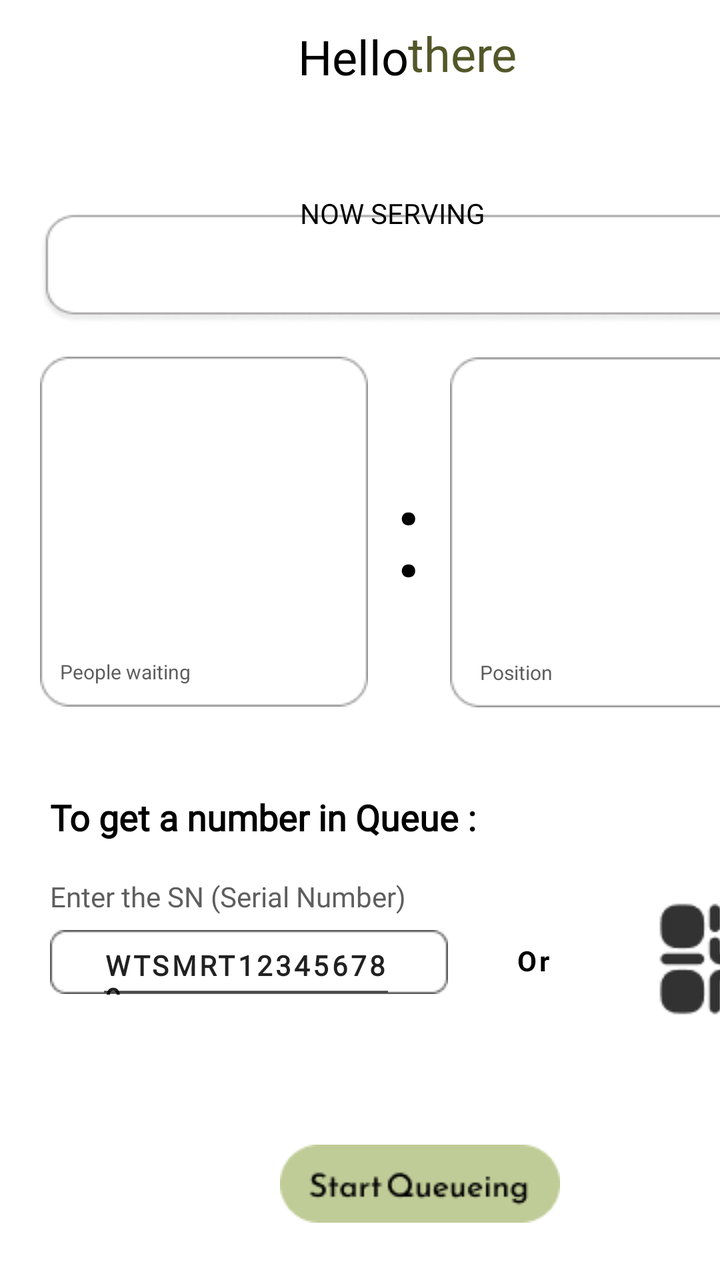
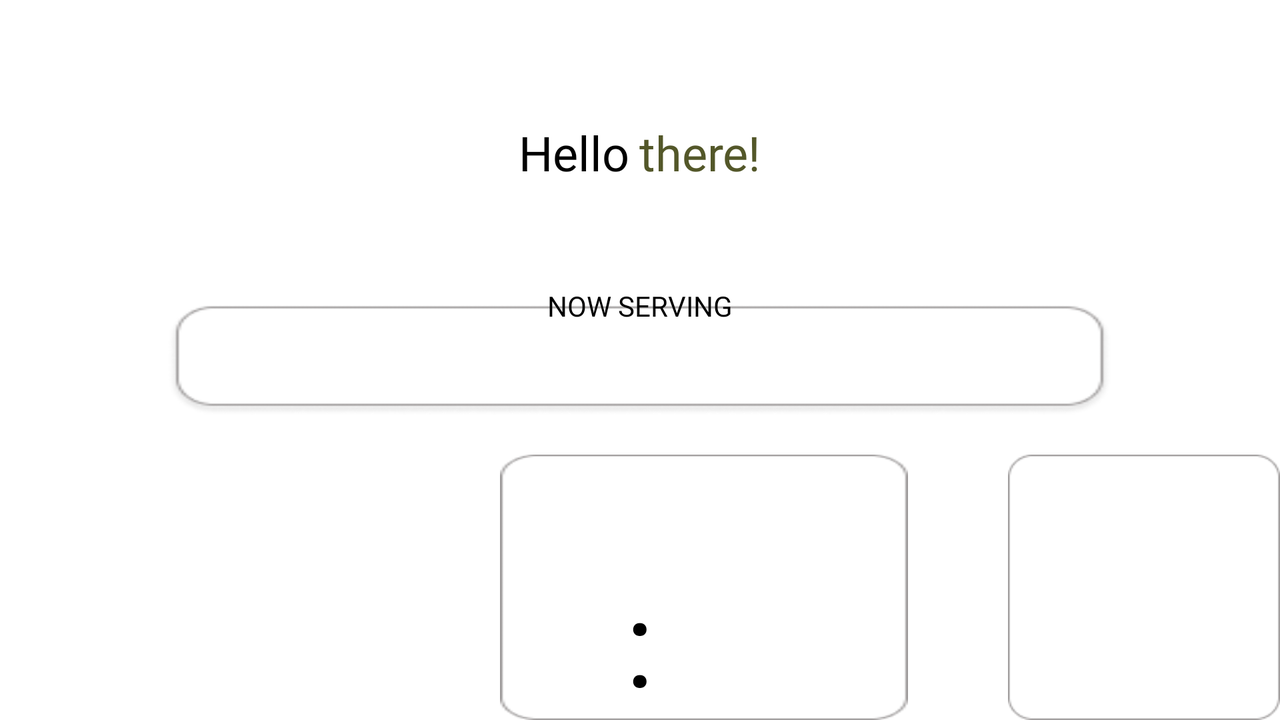

First picture: res/layout/ on a phone held upright. Second picture: the repository's own variant of that layout, on a device whose configuration matches the variant's folder. Source for both follows.
<!-- AndroidManifest.xml: application theme Theme.MytestmobApplication -->
<!-- res/layout/homepage.xml -->
<?xml version="1.0" encoding="utf-8"?>
<LinearLayout xmlns:android="http://schemas.android.com/apk/res/android"
    xmlns:tools="http://schemas.android.com/tools"
    android:layout_width="match_parent"
    android:layout_height="match_parent"
    android:orientation="vertical"
    android:layout_gravity="center"
    android:background="@color/white"
    tools:context=".HomePage">


    <TextView
        android:id="@+id/hello"
        android:layout_width="60dp"
        android:layout_height="36dp"
        android:layout_alignParentStart="true"
        android:layout_alignParentTop="true"
        android:layout_alignParentEnd="true"
        android:layout_alignParentBottom="true"
        android:layout_marginStart="149dp"
        android:layout_marginTop="12dp"
        android:layout_marginEnd="221dp"
        android:layout_marginBottom="660dp"
        android:fontFamily="@font/reem_kufi"
        android:gravity="top"
        android:text="@string/hello"
        android:textAppearance="@style/hello"
        tools:ignore="ObsoleteLayoutParam,TextSizeCheck" />

    <TextView
        android:id="@+id/there"
        android:layout_width="60dp"
        android:layout_height="36dp"
        android:layout_alignParentStart="true"
        android:layout_alignParentTop="true"
        android:layout_alignParentEnd="true"
        android:layout_alignParentBottom="true"
        android:layout_marginStart="204dp"
        android:layout_marginTop="-698dp"
        android:layout_marginEnd="221dp"
        android:layout_marginBottom="660dp"
        android:fontFamily="@font/reem_kufi"
        android:gravity="top"
        android:text="@string/there"
        android:textAppearance="@style/there"
        tools:ignore="ObsoleteLayoutParam,TextSizeCheck" />

    <ImageView
        android:id="@+id/rectangle_ns"
        android:layout_width="371dp"
        android:layout_height="55dp"
        android:layout_alignParentStart="true"
        android:layout_alignParentTop="true"
        android:layout_alignParentEnd="true"
        android:layout_alignParentBottom="true"
        android:layout_marginStart="20dp"
        android:layout_marginTop="-600dp"
        android:layout_marginEnd="221dp"
        android:layout_marginBottom="660dp"
        android:background="@drawable/rectangle_ns"
        tools:ignore="ContentDescription,ObsoleteLayoutParam,ImageContrastCheck" />

    <TextView
        android:id="@+id/nowS"
        android:layout_width="100dp"
        android:layout_height="21dp"
        android:layout_alignParentStart="true"
        android:layout_alignParentTop="true"
        android:layout_alignParentEnd="true"
        android:layout_alignParentBottom="true"
        android:layout_marginStart="150dp"
        android:layout_marginTop="-725dp"
        android:layout_marginEnd="221dp"
        android:layout_marginBottom="660dp"
        android:fontFamily="@font/poppins"
        android:gravity="top"
        android:text="@string/nowS"
        android:textAppearance="@style/nowS"
        tools:ignore="ObsoleteLayoutParam,TextSizeCheck" />


    <ImageView
        android:id="@+id/rectangle_pw"
        android:layout_width="164dp"
        android:layout_height="175dp"
        android:layout_alignParentStart="true"
        android:layout_alignParentTop="true"
        android:layout_alignParentEnd="true"
        android:layout_alignParentBottom="true"
        android:layout_marginStart="20dp"
        android:layout_marginTop="-600dp"
        android:layout_marginEnd="221dp"
        android:layout_marginBottom="660dp"
        android:background="@drawable/rectangle_pw"
        tools:ignore="ContentDescription,ObsoleteLayoutParam,ImageContrastCheck" />

    <ImageView
        android:id="@+id/rectangle_pos"
        android:layout_width="164dp"
        android:layout_height="175dp"
        android:layout_alignParentStart="true"
        android:layout_alignParentTop="true"
        android:layout_alignParentEnd="true"
        android:layout_alignParentBottom="true"
        android:layout_marginStart="225dp"
        android:layout_marginTop="-835dp"
        android:layout_marginEnd="221dp"
        android:layout_marginBottom="660dp"
        android:background="@drawable/rectangle_pw"
        tools:ignore="ContentDescription,ObsoleteLayoutParam,ImageContrastCheck" />

    <TextView
        android:id="@+id/people_wait"
        android:layout_width="74dp"
        android:layout_height="15dp"
        android:layout_alignParentStart="true"
        android:layout_alignParentTop="true"
        android:layout_alignParentEnd="true"
        android:layout_alignParentBottom="true"
        android:layout_marginStart="30dp"
        android:layout_marginTop="-685dp"
        android:layout_marginEnd="221dp"
        android:layout_marginBottom="660dp"
        android:gravity="top"
        android:text="@string/people_wait"
        android:textAppearance="@style/people_wait"
        tools:ignore="ObsoleteLayoutParam,TextSizeCheck" />

    <TextView
        android:id="@+id/position"
        android:layout_width="39dp"
        android:layout_height="15dp"
        android:layout_alignParentStart="true"
        android:layout_alignParentTop="true"
        android:layout_alignParentEnd="true"
        android:layout_alignParentBottom="true"
        android:layout_marginStart="240dp"
        android:layout_marginTop="-675dp"
        android:layout_marginEnd="221dp"
        android:layout_marginBottom="660dp"
        android:gravity="top"
        android:text="@string/position"
        android:textAppearance="@style/position"
        tools:ignore="ObsoleteLayoutParam,TextSizeCheck" />

    <TextView
        android:id="@+id/some_id"
        android:layout_width="13dp"
        android:layout_height="65dp"
        android:layout_alignParentStart="true"
        android:layout_alignParentTop="true"
        android:layout_alignParentEnd="true"
        android:layout_alignParentBottom="true"
        android:layout_centerVertical="true"
        android:layout_marginStart="197dp"
        android:layout_marginTop="-780dp"
        android:layout_marginEnd="221dp"
        android:layout_marginBottom="660dp"
        android:gravity="center_horizontal|center_vertical"
        android:text="@string/some_id"
        android:textAppearance="@style/some_id"
        tools:ignore="ObsoleteLayoutParam,TextSizeCheck" />

    <ImageButton
        android:id="@+id/question"
        android:layout_width="16dp"
        android:layout_height="16dp"
        android:layout_alignParentStart="true"
        android:layout_alignParentTop="true"
        android:layout_alignParentEnd="true"
        android:layout_alignParentBottom="true"
        android:layout_marginStart="360dp"
        android:layout_marginTop="-765dp"
        android:layout_marginEnd="221dp"
        android:layout_marginBottom="660dp"
        android:background="@drawable/question"
        tools:ignore="ContentDescription,ObsoleteLayoutParam,SpeakableTextPresentCheck,TouchTargetSizeCheck" />

    <TextView
        android:id="@+id/to_get_a_nu"
        android:layout_width="246dp"
        android:layout_height="27dp"
        android:layout_alignParentStart="true"
        android:layout_alignParentTop="true"
        android:layout_alignParentEnd="true"
        android:layout_alignParentBottom="true"
        android:layout_marginStart="25dp"
        android:layout_marginTop="-465dp"
        android:layout_marginEnd="221dp"
        android:layout_marginBottom="660dp"
        android:gravity="top"
        android:text="@string/to_get_a_nu"
        android:textAppearance="@style/to_get_a_nu"
        tools:ignore="ObsoleteLayoutParam,TextSizeCheck" />

    <TextView
        android:id="@+id/enter_the_s"
        android:layout_width="199dp"
        android:layout_height="21dp"
        android:layout_alignParentStart="true"
        android:layout_alignParentTop="true"
        android:layout_alignParentEnd="true"
        android:layout_alignParentBottom="true"
        android:layout_marginStart="25dp"
        android:layout_marginTop="-645dp"
        android:layout_marginEnd="221dp"
        android:layout_marginBottom="660dp"
        android:gravity="top"
        android:text="@string/enter_the_s"
        android:textAppearance="@style/enter_the_s"
        tools:ignore="ObsoleteLayoutParam,TextSizeCheck" />

    <ImageView
        android:id="@+id/rectangle_snum"
        android:layout_width="199dp"
        android:layout_height="32dp"
        android:layout_alignParentStart="true"
        android:layout_alignParentEnd="true"
        android:layout_alignParentTop="true"
        android:layout_alignParentBottom="true"
        android:background="@drawable/rectangle_snum"
        android:layout_marginStart="25dp"
        android:layout_marginTop="-655dp"
        android:layout_marginEnd="221dp"
        android:layout_marginBottom="660dp"
        tools:ignore="ContentDescription,ObsoleteLayoutParam" />

    <EditText
        android:id="@+id/wtsmrt12345"
        android:layout_width="150dp"
        android:layout_height="41dp"
        android:layout_alignParentStart="true"
        android:layout_alignParentTop="true"
        android:layout_alignParentEnd="true"
        android:layout_alignParentBottom="true"
        android:layout_marginStart="48dp"
        android:layout_marginTop="-694dp"
        android:layout_marginEnd="221dp"
        android:layout_marginBottom="660dp"
        android:gravity="top"
        android:text="@string/wtsmrt12345"
        android:textAppearance="@style/wtsmrt12345"
        tools:ignore="Autofill,LabelFor,ObsoleteLayoutParam,TextFields,TextSizeCheck,TouchTargetSizeCheck" />

    <TextView
        android:id="@+id/or"
        android:layout_width="19dp"
        android:layout_height="21dp"
        android:layout_alignParentStart="true"
        android:layout_alignParentTop="true"
        android:layout_alignParentEnd="true"
        android:layout_alignParentBottom="true"
        android:layout_marginStart="258dp"
        android:layout_marginTop="-694dp"
        android:layout_marginEnd="221dp"
        android:layout_marginBottom="660dp"
        android:gravity="top"
        android:text="@string/or"
        android:textAppearance="@style/or"
        tools:ignore="ObsoleteLayoutParam,TextSizeCheck" />

    <ImageButton
        android:id="@+id/qrcode"
        android:layout_width="65dp"
        android:layout_height="65dp"
        android:layout_alignParentStart="true"
        android:layout_alignParentTop="true"
        android:layout_alignParentEnd="true"
        android:layout_alignParentBottom="true"
        android:layout_marginStart="325dp"
        android:layout_marginTop="-705dp"
        android:layout_marginEnd="221dp"
        android:layout_marginBottom="660dp"
        android:background="@drawable/qrcode"
        tools:ignore="ContentDescription,ObsoleteLayoutParam,SpeakableTextPresentCheck" />

    <ImageButton
        android:id="@+id/btn_qstart"
        android:layout_width="140dp"
        android:layout_height="39dp"
        android:layout_alignParentStart="true"
        android:layout_alignParentTop="true"
        android:layout_alignParentEnd="true"
        android:layout_alignParentBottom="true"
        android:layout_marginStart="140dp"
        android:layout_marginTop="-600dp"
        android:layout_marginEnd="39dp"
        android:layout_marginBottom="105dp"
        android:backgroundTint="@color/lg"
        android:src="@drawable/group_seven"
        tools:ignore="ContentDescription,ObsoleteLayoutParam,SpeakableTextPresentCheck,TouchTargetSizeCheck" />


    <FrameLayout
        android:id="@+id/frmlyt_btnhelp"
        android:layout_width="370dp"
        android:layout_height="473dp"
        android:layout_alignParentStart="true"
        android:layout_alignParentTop="true"
        android:layout_alignParentEnd="true"
        android:layout_alignParentBottom="true"
        android:layout_marginStart="22dp"
        android:layout_marginTop="-600dp"
        android:layout_marginEnd="0dp"
        android:layout_marginBottom="0dp"
        android:visibility="invisible"
        tools:ignore="ObsoleteLayoutParam">

        <ImageView
            android:id="@+id/rectangle_btnhelp"
            android:layout_width="367dp"
            android:layout_height="473dp"
            android:layout_alignParentStart="true"
            android:layout_alignParentTop="true"
            android:layout_alignParentEnd="true"
            android:layout_alignParentBottom="true"
            android:layout_marginStart="2dp"
            android:layout_marginTop="0dp"
            android:layout_marginEnd="0dp"
            android:layout_marginBottom="0dp"
            android:background="@drawable/rectangle_qinstruc"
            tools:ignore="ContentDescription,ObsoleteLayoutParam" />

        <TextView
            android:id="@+id/queueing_in"
            android:layout_width="323dp"
            android:layout_height="426dp"
            android:layout_alignParentStart="true"
            android:layout_alignParentTop="true"
            android:layout_alignParentEnd="true"
            android:layout_alignParentBottom="true"
            android:layout_marginStart="23dp"
            android:layout_marginTop="23dp"
            android:layout_marginEnd="0dp"
            android:layout_marginBottom="0dp"
            android:gravity="top"
            android:text="@string/queueing_in"
            android:textAppearance="@style/queueing_in"
            tools:ignore="ObsoleteLayoutParam,TextSizeCheck" />

        <ImageButton
            android:id="@+id/exit_square"
            android:layout_width="20dp"
            android:layout_height="20dp"
            android:layout_alignParentStart="true"
            android:layout_alignParentTop="true"
            android:layout_alignParentEnd="true"
            android:layout_alignParentBottom="true"
            android:layout_marginStart="323dp"
            android:layout_marginTop="23dp"
            android:layout_marginEnd="221dp"
            android:layout_marginBottom="660dp"
            android:background="@drawable/exit_square"
            tools:ignore="ContentDescription,ObsoleteLayoutParam,SpeakableTextPresentCheck,TouchTargetSizeCheck" />
    </FrameLayout>
    
</LinearLayout>
<!-- resources referenced by this layout -->
<resources>
  <color name="lg">#DEF7E5</color>
  <color name="white">#FFFFFFFF</color>
  <!-- drawable exit_square: png bitmap (drawable, 303 bytes) -->
  <!-- drawable group_seven: png bitmap (drawable, 2148 bytes) -->
  <!-- drawable qrcode: png bitmap (drawable, 1670 bytes) -->
  <!-- drawable question: png bitmap (drawable, 462 bytes) -->
  <!-- drawable rectangle_ns: png bitmap (drawable, 3100 bytes) -->
  <!-- drawable rectangle_pw: png bitmap (drawable, 1360 bytes) -->
  <!-- drawable rectangle_qinstruc: png bitmap (drawable, 2945 bytes) -->
  <!-- drawable rectangle_snum: png bitmap (drawable, 570 bytes) -->
  <string name="enter_the_s">Enter the SN (Serial Number)</string>
  <string name="hello">Hello</string>
  <string name="nowS">NOW SERVING</string>
  <string name="or">Or</string>
  <string name="people_wait">People waiting</string>
  <string name="position">Position</string>
  <string name="queueing_in">Queueing Instructions:\n\n\n1. Get your queue number by scanning a QR Code or typing the Serial Number.\n\n2. Feel the buzz! Your phone will vibrate when you\'re 5 numbers away from being served.\n\n3. Don\'t worry about missing your turn! If you fail to show up when called, we\'ll automatically requeue you. You\'ll be placed at the end of the queue to ensure fairness.\n\n4. Automatic queueing will be only triggered once. After that, simply rescan or retype the Serial Number to join again.</string>
  <string name="some_id">:</string>
  <string name="there">there!</string>
  <string name="to_get_a_nu">To get a number in Queue :</string>
  <string name="wtsmrt12345">WTSMRT123456789</string>
  <style name="enter_the_s">
          <item name="android:textSize">14sp</item>
          <item name="android:textColor">#5E5E5E</item>
          <item name="android:fontFamily">@font/poppins</item>
      </style>
  <style name="hello">
          <item name="android:textSize">24sp</item>
          <item name="android:textColor">#000000</item>
      </style>
  <style name="nowS">
          <item name="android:textSize">14sp</item>
          <item name="android:textColor">#000000</item>
      </style>
  <style name="or">
          <item name="android:textSize">14sp</item>
          <item name="android:letterSpacing">0.1</item>
          <item name="android:textColor">#000000</item>
          <item name="android:textStyle">bold</item>
      </style>
  <style name="people_wait">
          <item name="android:textSize">10sp</item>
          <item name="android:textColor">#5E5E5E</item>
      </style>
  <style name="position">
          <item name="android:textSize">10sp</item>
          <item name="android:textColor">#5E5E5E</item>
      </style>
  <style name="queueing_in">
          <item name="android:textSize">16sp</item>
          <item name="android:textColor">#000000</item>
          <item name="android:fontFamily">@font/poppins</item>
      </style>
  <style name="some_id">
          <item name="android:textSize">60sp</item>
          <item name="android:textColor">#000000</item>
      </style>
  <style name="there">
          <item name="android:textSize">24sp</item>
          <item name="android:textColor">#535729</item>
      </style>
  <style name="to_get_a_nu">
          <item name="android:textSize">18sp</item>
          <item name="android:textColor">#000000</item>
          <item name="android:fontFamily">@font/poppins</item>
          <item name="android:textStyle">bold</item>
      </style>
  <style name="wtsmrt12345">
          <item name="android:textSize">14sp</item>
          <item name="android:letterSpacing">0.1</item>
          <item name="android:textColor">#000000</item>
          <item name="android:fontFamily">@font/reem_kufi</item>
          <item name="android:textStyle">bold</item>
      </style>
  <style name="Theme.MytestmobApplication" parent="Base.Theme.MytestmobApplication" />
  <style name="Base.Theme.MytestmobApplication" parent="Theme.AppCompat.DayNight.NoActionBar">
          
          
      </style>
</resources>
<!-- res/layout-w600dp-land/homepage.xml (the repository's variant of the layout above) -->
<!-- drawn on the phone turned sideways -->
<?xml version="1.0" encoding="utf-8"?>
<RelativeLayout xmlns:android="http://schemas.android.com/apk/res/android"
    xmlns:tools="http://schemas.android.com/tools"
    android:layout_width="match_parent"
    android:layout_height="match_parent"
    android:orientation="horizontal"
    android:layout_gravity="center"
    android:background="@color/white"
    tools:context=".HomePage">

    <LinearLayout
        android:id="@+id/LLwaitsmart"
        android:layout_width="wrap_content"
        android:layout_height="wrap_content"
        android:layout_centerHorizontal="true"
        android:layout_marginTop="60dp">
        <TextView
            android:id="@+id/hello"
            android:layout_width="wrap_content"
            android:layout_height="wrap_content"
            android:fontFamily="@font/reem_kufi"
            android:text="@string/hello"
            android:textAppearance="@style/hello"
            tools:ignore="ObsoleteLayoutParam,TextSizeCheck" />

        <TextView
            android:id="@+id/there"
            android:layout_width="wrap_content"
            android:layout_height="wrap_content"
            android:layout_marginLeft="5dp"
            android:fontFamily="@font/reem_kufi"
            android:text="@string/there"
            android:textAppearance="@style/there"
            tools:ignore="ObsoleteLayoutParam,TextSizeCheck" />
    </LinearLayout>

    <ImageView
        android:id="@+id/rectangle_ns2"
        android:layout_width="471dp"
        android:layout_height="55dp"
        android:layout_below="@id/LLwaitsmart"
        android:layout_centerHorizontal="true"
        android:layout_marginTop="60dp"
        android:background="@drawable/rectangle_ns"
        tools:ignore="ContentDescription,ImageContrastCheck,ObsoleteLayoutParam" />

    <TextView
        android:id="@+id/nowS2"
        android:layout_width="wrap_content"
        android:layout_height="wrap_content"
        android:layout_centerHorizontal="true"
        android:layout_below="@id/LLwaitsmart"
        android:layout_marginTop="51dp"
        android:fontFamily="@font/poppins"
        android:text="@string/nowS"
        android:textAppearance="@style/nowS"
        tools:ignore="ObsoleteLayoutParam,TextSizeCheck"/>

    <ImageView
        android:id="@+id/rectangle_pw"
        android:layout_width="204dp"
        android:layout_height="175dp"
        android:layout_below="@+id/rectangle_ns2"
        android:layout_marginLeft="250dp"
        android:layout_marginTop="20dp"
        android:background="@drawable/rectangle_pw"
        tools:ignore="ContentDescription,ObsoleteLayoutParam,ImageContrastCheck" />

    <ImageView
        android:id="@+id/rectangle_pos"
        android:layout_width="204dp"
        android:layout_height="175dp"
        android:layout_below="@+id/rectangle_ns2"
        android:layout_toRightOf="@+id/rectangle_pw"
        android:layout_marginLeft="50dp"
        android:layout_marginTop="20dp"
        android:background="@drawable/rectangle_pw"
        tools:ignore="ContentDescription,ObsoleteLayoutParam,ImageContrastCheck" />

    <TextView
        android:id="@+id/people_wait"
        android:layout_width="wrap_content"
        android:layout_height="wrap_content"
        android:layout_below="@id/rectangle_ns2"
        android:layout_marginTop="170dp"
        android:layout_marginLeft="270dp"
        android:text="@string/people_wait"
        android:textAppearance="@style/people_wait"
        tools:ignore="ObsoleteLayoutParam,TextSizeCheck" />

    <TextView
        android:id="@+id/position"
        android:layout_width="39dp"
        android:layout_height="15dp"
        android:layout_below="@id/rectangle_ns2"
        android:layout_toRightOf="@id/people_wait"
        android:layout_marginTop="170dp"
        android:layout_marginLeft="190dp"
        android:text="@string/position"
        android:textAppearance="@style/position"
        tools:ignore="ObsoleteLayoutParam,TextSizeCheck" />

    <TextView
        android:id="@+id/some_id"
        android:layout_width="wrap_content"
        android:layout_height="wrap_content"
        android:layout_centerHorizontal="true"
        android:layout_marginTop="280dp"
        android:text="@string/some_id"
        android:textAppearance="@style/some_id"
        tools:ignore="ObsoleteLayoutParam,TextSizeCheck" />

    <ImageButton
        android:id="@+id/question"
        android:layout_width="16dp"
        android:layout_height="16dp"
        android:layout_below="@id/rectangle_ns2"
        android:layout_toRightOf="@id/position"
        android:layout_marginTop="40dp"
        android:layout_marginLeft="110dp"
        android:background="@drawable/question"
        tools:ignore="ContentDescription,ObsoleteLayoutParam,SpeakableTextPresentCheck,TouchTargetSizeCheck" />


    <TextView
        android:id="@+id/click_scan"
        android:layout_width="wrap_content"
        android:layout_height="wrap_content"
        android:layout_below="@+id/rectangle_pos"
        android:layout_toRightOf="@id/qrcode"
        android:layout_marginLeft="10dp"
        android:layout_marginTop="65dp"
        android:text="Click to Scan"
        android:textAppearance="@style/enter_the_s"
        tools:ignore="ObsoleteLayoutParam,TextSizeCheck" />

    <TextView
        android:id="@+id/enter_the_s"
        android:layout_width="wrap_content"
        android:layout_height="wrap_content"
        android:layout_below="@+id/rectangle_pw"
        android:layout_marginLeft="290dp"
        android:layout_marginTop="30dp"
        android:text="@string/enter_the_s"
        android:textAppearance="@style/enter_the_s"
        tools:ignore="ObsoleteLayoutParam,TextSizeCheck" />

    <ImageView
        android:id="@+id/rectangle_snum"
        android:layout_width="300dp"
        android:layout_height="32dp"
        android:layout_below="@id/enter_the_s"
        android:layout_marginLeft="240dp"
        android:layout_marginTop="10dp"
        android:background="@drawable/rectangle_snum"
        tools:ignore="ContentDescription,ObsoleteLayoutParam" />

    <EditText
        android:id="@+id/wtsmrt12345"
        android:layout_width="196dp"
        android:layout_height="41dp"
        android:layout_below="@id/enter_the_s"
        android:layout_marginTop="9dp"
        android:layout_marginLeft="295dp"
        android:textAlignment="center"
        android:text="@string/wtsmrt12345"
        android:textAppearance="@style/wtsmrt12345"
        tools:ignore="Autofill,LabelFor,ObsoleteLayoutParam,TextFields,TextSizeCheck,TouchTargetSizeCheck" />

    <TextView
        android:id="@+id/or"
        android:layout_width="wrap_content"
        android:layout_height="wrap_content"
        android:layout_toRightOf="@id/wtsmrt12345"
        android:layout_marginLeft="80dp"
        android:layout_marginTop="65dp"
        android:layout_below="@id/rectangle_pos"
        android:text="@string/or"
        android:textAppearance="@style/or"
        tools:ignore="ObsoleteLayoutParam,TextSizeCheck" />

    <ImageButton
        android:id="@+id/qrcode"
        android:layout_width="65dp"
        android:layout_height="65dp"
        android:layout_below="@id/rectangle_pos"
        android:layout_toRightOf="@id/or"
        android:layout_marginTop="40dp"
        android:layout_marginLeft="30dp"
        android:background="@drawable/qrcode"
        tools:ignore="ContentDescription,ObsoleteLayoutParam,SpeakableTextPresentCheck" />

    <ImageButton
        android:id="@+id/btn_qstart"
        android:layout_width="140dp"
        android:layout_height="39dp"
        android:layout_below="@id/qrcode"
        android:layout_centerHorizontal="true"
        android:layout_marginTop="20dp"
        android:src="@drawable/group_seven"
        tools:ignore="ContentDescription,ObsoleteLayoutParam,SpeakableTextPresentCheck,TouchTargetSizeCheck" />


    <FrameLayout
        android:id="@+id/frmlyt_btnhelp"
        android:layout_width="wrap_content"
        android:layout_height="wrap_content"
        android:layout_centerInParent="true"
        android:visibility="invisible"
        tools:ignore="ObsoleteLayoutParam">

        <ImageView
            android:id="@+id/rectangle_btnhelp"
            android:layout_width="590dp"
            android:layout_height="500dp"
            android:background="@drawable/rectangle_qinstruc"
            tools:ignore="ContentDescription,ObsoleteLayoutParam" />

        <TextView
            android:id="@+id/queueing_in"
            android:layout_width="523dp"
            android:layout_height="426dp"
            android:layout_marginLeft="35dp"
            android:layout_marginTop="50dp"
            android:text="@string/queueing_in"
            android:textAppearance="@style/queueing_in"
            tools:ignore="ObsoleteLayoutParam,TextSizeCheck" />

        <ImageButton
            android:id="@+id/exit_square"
            android:layout_width="30dp"
            android:layout_height="30dp"
            android:layout_marginLeft="530dp"
            android:layout_marginTop="30dp"
            android:background="@drawable/exit_square"
            tools:ignore="ContentDescription,ObsoleteLayoutParam,SpeakableTextPresentCheck,TouchTargetSizeCheck" />
    </FrameLayout>
</RelativeLayout>
<!-- resources referenced by the variant -->
<!-- as the phone turned sideways resolves them -->
<resources>
  <color name="white">#FFFFFFFF</color>
  <!-- drawable exit_square: png bitmap (drawable, 303 bytes) -->
  <!-- drawable group_seven: png bitmap (drawable, 2148 bytes) -->
  <!-- drawable qrcode: png bitmap (drawable, 1670 bytes) -->
  <!-- drawable question: png bitmap (drawable, 462 bytes) -->
  <!-- drawable rectangle_ns: png bitmap (drawable, 3100 bytes) -->
  <!-- drawable rectangle_pw: png bitmap (drawable, 1360 bytes) -->
  <!-- drawable rectangle_qinstruc: png bitmap (drawable, 2945 bytes) -->
  <!-- drawable rectangle_snum: png bitmap (drawable, 570 bytes) -->
  <string name="enter_the_s">Enter the SN (Serial Number)</string>
  <string name="hello">Hello</string>
  <string name="nowS">NOW SERVING</string>
  <string name="or">Or</string>
  <string name="people_wait">People waiting</string>
  <string name="position">Position</string>
  <string name="queueing_in">Queueing Instructions:\n\n\n1. Get your queue number by scanning a QR Code or typing the Serial Number.\n\n2. Feel the buzz! Your phone will vibrate when you\'re 5 numbers away from being served.\n\n3. Don\'t worry about missing your turn! If you fail to show up when called, we\'ll automatically requeue you. You\'ll be placed at the end of the queue to ensure fairness.\n\n4. Automatic queueing will be only triggered once. After that, simply rescan or retype the Serial Number to join again.</string>
  <string name="some_id">:</string>
  <string name="there">there!</string>
  <string name="wtsmrt12345">WTSMRT123456789</string>
  <style name="enter_the_s">
          <item name="android:textSize">14sp</item>
          <item name="android:textColor">#5E5E5E</item>
          <item name="android:fontFamily">@font/poppins</item>
      </style>
  <style name="hello">
          <item name="android:textSize">24sp</item>
          <item name="android:textColor">#000000</item>
      </style>
  <style name="nowS">
          <item name="android:textSize">14sp</item>
          <item name="android:textColor">#000000</item>
      </style>
  <style name="or">
          <item name="android:textSize">14sp</item>
          <item name="android:letterSpacing">0.1</item>
          <item name="android:textColor">#000000</item>
          <item name="android:textStyle">bold</item>
      </style>
  <style name="people_wait">
          <item name="android:textSize">10sp</item>
          <item name="android:textColor">#5E5E5E</item>
      </style>
  <style name="position">
          <item name="android:textSize">10sp</item>
          <item name="android:textColor">#5E5E5E</item>
      </style>
  <style name="queueing_in">
          <item name="android:textSize">16sp</item>
          <item name="android:textColor">#000000</item>
          <item name="android:fontFamily">@font/poppins</item>
      </style>
  <style name="some_id">
          <item name="android:textSize">60sp</item>
          <item name="android:textColor">#000000</item>
      </style>
  <style name="there">
          <item name="android:textSize">24sp</item>
          <item name="android:textColor">#535729</item>
      </style>
  <style name="wtsmrt12345">
          <item name="android:textSize">14sp</item>
          <item name="android:letterSpacing">0.1</item>
          <item name="android:textColor">#000000</item>
          <item name="android:fontFamily">@font/reem_kufi</item>
          <item name="android:textStyle">bold</item>
      </style>
  <style name="Theme.MytestmobApplication" parent="Base.Theme.MytestmobApplication" />
  <style name="Base.Theme.MytestmobApplication" parent="Theme.AppCompat.DayNight.NoActionBar">
          
          
      </style>
</resources>
